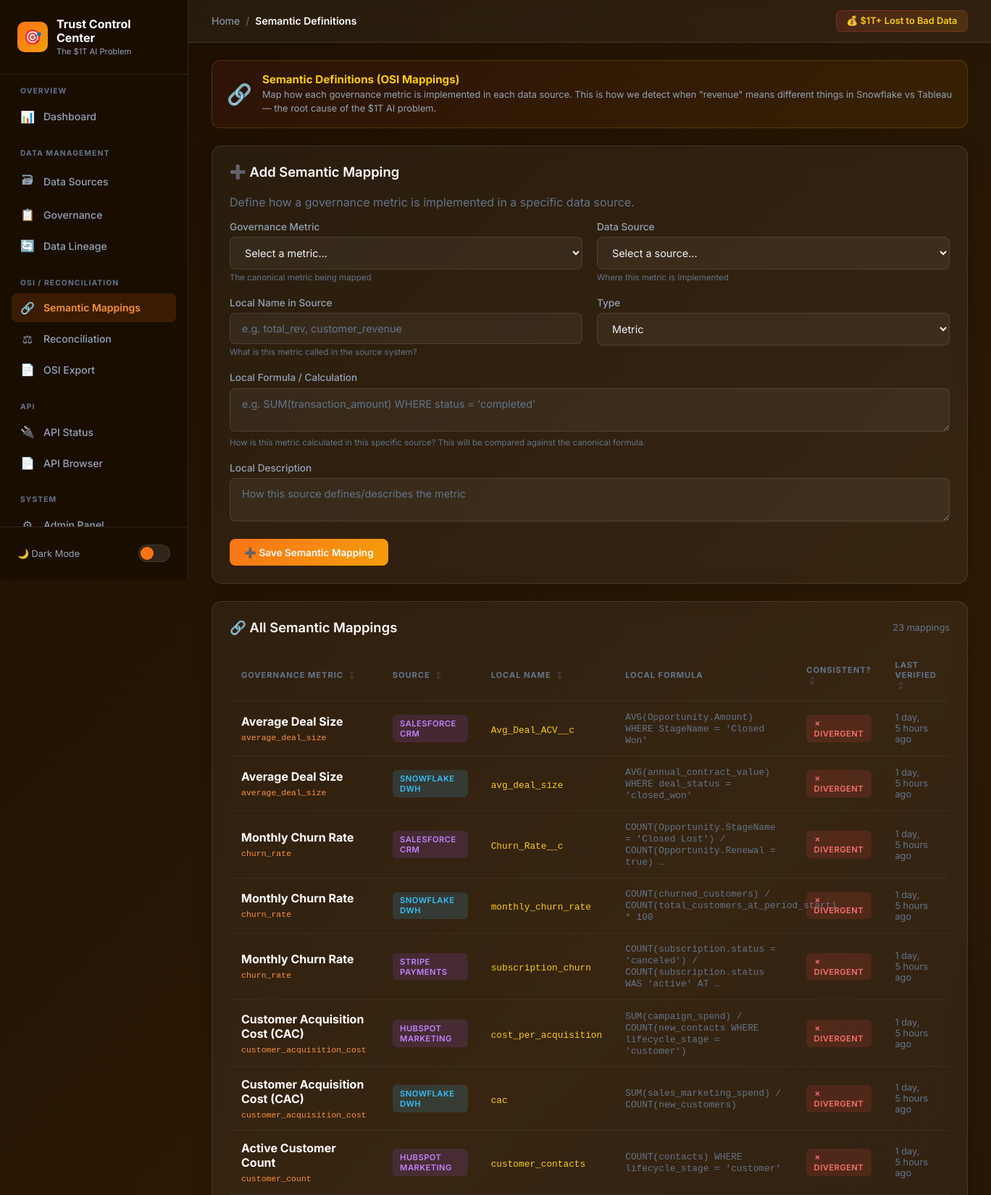
The page /semantic/ (upper part) on the database its author committed.
### core/models.py (models this page shows, shortened)
class SemanticDefinition(models.Model):
    DIMENSION_TYPES = [
        ('metric', 'Metric'),
        ('dimension', 'Dimension'),
        ('relationship', 'Relationship'),
    ]
    governance_metric = models.ForeignKey(
        GovernanceMetric, on_delete=models.CASCADE, related_name='semantic_definitions'
    )
    source = models.ForeignKey(
        DataSource, on_delete=models.CASCADE, related_name='semantic_definitions'
    )
    definition_type = models.CharField(max_length=20, choices=DIMENSION_TYPES, default='metric')
    local_name = models.CharField(
        max_length=200,
        help_text='Name of this metric/field in the source system (e.g. "total_rev" in Snowflake)'
    )
    local_formula = models.TextField(
        blank=True,
        help_text='How this metric is calculated in this specific source'
    )
    local_description = models.TextField(
        blank=True,
        help_text='How this source describes/defines the metric'
    )
    column_mapping = models.JSONField(
        default=dict, blank=True,
        help_text='Maps canonical column names to source-specific column names'
    )
    filters = models.JSONField(
        default=list, blank=True,
        help_text='Filters applied in this source (e.g. WHERE status=active)'
    )
    is_consistent = models.BooleanField(
        default=True,
        help_text='Whether this definition is consistent with the canonical governance metric'
    )
    consistency_notes = models.TextField(
        blank=True,
        help_text='Notes on any inconsistencies found'
    )
    last_verified = models.DateTimeField(null=True, blank=True)
    created_at = models.DateTimeField(auto_now_add=True)
    updated_at = models.DateTimeField(auto_now=True)
    class Meta:
        ordering = ['governance_metric__name', 'source__name']
        unique_together = ['governance_metric', 'source']

class GovernanceMetric(models.Model):
    name = models.CharField(max_length=200, unique=True)
    display_name = models.CharField(max_length=200)
    description = models.TextField()
    formula = models.TextField(blank=True, help_text='Canonical calculation formula (e.g. SUM(amount) WHERE status=completed)')
    data_type = models.CharField(max_length=50)
    category = models.CharField(max_length=100, blank=True)
    owner = models.CharField(max_length=200, blank=True)
    tags = models.JSONField(default=list, blank=True)
    is_active = models.BooleanField(default=True)
    created_at = models.DateTimeField(auto_now_add=True)
    updated_at = models.DateTimeField(auto_now=True)
    class Meta:
        ordering = ['name']

class DataSource(models.Model):
    SOURCE_TYPES = [
        ('snowflake', 'Snowflake'),
        ('tableau', 'Tableau'),
        ('database', 'Database'),
        ('api', 'API'),
        ('file', 'File'),
        ('other', 'Other'),
    ]
    name = models.CharField(max_length=200)
    source_type = models.CharField(max_length=50, choices=SOURCE_TYPES, default='other')
    connector = models.CharField(max_length=200, blank=True)
    description = models.TextField(blank=True)
    is_active = models.BooleanField(default=True)
    created_at = models.DateTimeField(auto_now_add=True)
    updated_at = models.DateTimeField(auto_now=True)
    class Meta:
        ordering = ['-created_at']

### core/views.py (the view, shortened to what this page needs)
# urls.py: path('semantic/', views.semantic_definitions, name='semantic_definitions'),
def semantic_definitions(request):
    definitions = SemanticDefinition.objects.select_related(
        'governance_metric', 'source'
    ).all()
    metrics = GovernanceMetric.objects.filter(is_active=True)
    sources = DataSource.objects.filter(is_active=True)
    context = {
        'definitions': definitions,
        'metrics': metrics,
        'sources': sources,
    }
    return render(request, 'semantic_definitions.html', context)

### templates/semantic_definitions.html (shortened to what this page needs)
{% extends 'base.html' %}
{% block breadcrumb %}
<span class="separator">/</span>
<span class="current">Semantic Definitions</span>
{% endblock %}
{% block content %}
<div class="problem-banner">
    <div class="icon">&#128279;</div>
    <div class="text">
        <h3>Semantic Definitions (OSI Mappings)</h3>
        <p>Map how each governance metric is implemented in each data source. This is how we detect when "revenue" means different things in Snowflake vs Tableau — the root cause of the $1T AI problem.</p>
    </div>
</div>
<div class="card">
    <div class="card-header">
        <h2>&#10133; Add Semantic Mapping</h2>
    </div>
    <p class="text-muted mb-2">Define how a governance metric is implemented in a specific data source.</p>
    <form method="post">
        <div class="grid-2">
            <div class="form-group">
                <label for="governance_metric">Governance Metric</label>
                <select id="governance_metric" name="governance_metric" required>
                    <option value="">Select a metric...</option>
                </select>
                <p class="form-hint">The canonical metric being mapped</p>
            </div>
            <div class="form-group">
                <label for="source">Data Source</label>
                <select id="source" name="source" required>
                    <option value="">Select a source...</option>
                </select>
                <p class="form-hint">Where this metric is implemented</p>
            </div>
        </div>
        <div class="grid-2">
            <div class="form-group">
                <label for="local_name">Local Name in Source</label>
                <input type="text" id="local_name" name="local_name" placeholder="e.g. total_rev, customer_revenue" required>
                <p class="form-hint">What is this metric called in the source system?</p>
            </div>
            <div class="form-group">
                <label for="definition_type">Type</label>
                <select id="definition_type" name="definition_type">
                    <option value="metric">Metric</option>
                </select>
            </div>
        </div>
        <div class="form-group">
            <label for="local_formula">Local Formula / Calculation</label>
            <textarea id="local_formula" name="local_formula" rows="2" placeholder="e.g. SUM(transaction_amount) WHERE status = 'completed'"></textarea>
            <p class="form-hint">How is this metric calculated in this specific source? This will be compared against the canonical formula.</p>
        </div>
        <div class="form-group">
            <label for="local_description">Local Description</label>
            <textarea id="local_description" name="local_description" rows="2" placeholder="How this source defines/describes the metric"></textarea>
        </div>
        <button type="submit" class="btn">&#10133; Save Semantic Mapping</button>
    </form>
</div>
<div class="card">
    <div class="card-header">
        <h2>&#128279; All Semantic Mappings</h2>
        <span class="text-muted text-sm">{{ definitions|length }} mappings</span>
    </div>
    {% if definitions %}
    <div class="table-wrapper">
        <table data-sortable>
            <thead>
                <tr>
                    <th data-sort>Governance Metric</th>
                    <th data-sort>Source</th>
                    <th data-sort>Local Name</th>
                    <th>Local Formula</th>
                    <th data-sort>Consistent?</th>
                    <th data-sort>Last Verified</th>
                </tr>
            </thead>
            <tbody>
                {% for defn in definitions %}
                <tr>
                    <td>
                        <div class="fw-bold text-white">{{ defn.governance_metric.display_name }}</div>
                        <code class="text-xs" style="color: var(--primary-light);">{{ defn.governance_metric.name }}</code>
                    </td>
                    <td>
                        <span class="badge badge-{% if defn.source.source_type == 'snowflake' %}snowflake{% elif defn.source.source_type == 'tableau' %}tableau{% else %}database{% endif %}">
                            {{ defn.source.name }}
                        </span>
                    </td>
                    <td>
                        <code class="text-sm" style="color: var(--warning-light);">{{ defn.local_name }}</code>
                    </td>
                    <td class="text-sm text-muted" style="max-width: 250px;">
                        {% if defn.local_formula %}
                        <code>{{ defn.local_formula|truncatewords:8 }}</code>
                        {% else %}
                        <span class="text-muted">--</span>
                        {% endif %}
                    </td>
                    <td>
                        {% if defn.is_consistent %}
                        <span class="badge badge-success">&#10003; Consistent</span>
                        {% else %}
                        <span class="badge badge-danger">&#10007; Divergent</span>
                        {% endif %}
                    </td>
                    <td class="text-muted text-sm">
                        {% if defn.last_verified %}
                        {{ defn.last_verified|timesince }} ago
                        {% else %}
                        Never
                        {% endif %}
                    </td>
                </tr>
                {% endfor %}
            </tbody>
        </table>
    </div>
    {% else %}
    <div class="empty-state">
        <div class="empty-icon">&#128279;</div>
        <h3>No semantic mappings yet</h3>
        <p>Add mappings above to define how each governance metric is implemented per source system.</p>
    </div>
    {% endif %}
</div>
{% endblock %}

### static/css/main.css (style rules this page uses)
:root { --primary: #f97316; --primary-dark: #ea580c; --primary-light: #fb923c; --secondary: #f59e0b; --success: #10b981; --success-light: #34d399; --warning: #eab308; --warning-light: #facc15; --danger: #ef4444; --danger-light: #f87171; --info: #06b6d4; --bg-body: linear-gradient(135deg, #1a0e00 0%, #2d1a05 50%, #1c1207 100%); --bg-sidebar: rgba(26, 14, 0, 0.95); --bg-card: rgba(255,255,255,0.05); --bg-card-hover: rgba(255,255,255,0.08); --bg-input: rgba(255,255,255,0.05); --border-color: rgba(255,255,255,0.1); --border-light: rgba(255,255,255,0.05); --text-primary: #f1f5f9; --text-secondary: #94a3b8; --text-muted: #64748b; --text-white: #ffffff; --shadow-card: 0 4px 24px rgba(0,0,0,0.2); --shadow-lg: 0 10px 40px rgba(0,0,0,0.3); --backdrop: blur(12px); }
*, *::before, *::after { margin: 0; padding: 0; box-sizing: border-box; }
html { scroll-behavior: smooth; }
body { font-family: 'Inter', -apple-system, BlinkMacSystemFont, 'Segoe UI', sans-serif; background: var(--bg-body); min-height: 100vh; color: var(--text-primary); display: flex; background-attachment: fixed; }
.breadcrumb .separator { color: var(--text-muted); }
.breadcrumb .current { color: var(--text-white); font-weight: 600; }
.card { background: var(--bg-card); backdrop-filter: var(--backdrop); border-radius: 14px; padding: 1.5rem; margin-bottom: 1.5rem; border: 1px solid var(--border-color); box-shadow: var(--shadow-card); transition: box-shadow 0.2s; }
.card-header { display: flex; justify-content: space-between; align-items: center; margin-bottom: 1.25rem; flex-wrap: wrap; gap: 0.75rem; }
.card h2 { font-size: 1.15rem; font-weight: 600; color: var(--text-white); }
.btn { display: inline-flex; align-items: center; gap: 0.5rem; padding: 0.65rem 1.25rem; background: linear-gradient(135deg, var(--primary) 0%, var(--secondary) 100%); color: #fff; text-decoration: none; border-radius: 8px; border: none; cursor: pointer; font-size: 0.85rem; font-weight: 600; transition: all 0.25s; font-family: inherit; }
.table-wrapper { overflow-x: auto; border-radius: 10px; }
table { width: 100%; border-collapse: collapse; }
th, td { padding: 0.85rem 1rem; text-align: left; border-bottom: 1px solid var(--border-light); }
th { font-size: 0.7rem; font-weight: 700; color: var(--text-muted); text-transform: uppercase; letter-spacing: 0.08em; cursor: pointer; user-select: none; position: relative; }
tr { transition: background 0.15s; }
.badge { display: inline-flex; align-items: center; gap: 0.2rem; padding: 0.3rem 0.65rem; border-radius: 6px; font-size: 0.7rem; font-weight: 600; text-transform: uppercase; letter-spacing: 0.04em; }
.badge-danger { background: rgba(239,68,68,0.15); color: #f87171; }
.badge-snowflake { background: rgba(56,189,248,0.15); color: #38bdf8; }
.badge-database { background: rgba(168,85,247,0.15); color: #c084fc; }
.form-group { margin-bottom: 1.25rem; }
.form-group label { display: block; margin-bottom: 0.4rem; font-weight: 500; color: var(--text-secondary); font-size: 0.85rem; }
.form-group input, .form-group textarea, .form-group select { width: 100%; padding: 0.75rem 1rem; background: var(--bg-input); border: 1px solid var(--border-color); border-radius: 8px; font-size: 0.9rem; color: var(--text-primary); font-family: inherit; transition: border-color 0.2s, box-shadow 0.2s; }
.form-group input::placeholder, .form-group textarea::placeholder { color: var(--text-muted); }
.form-hint { font-size: 0.72rem; color: var(--text-muted); margin-top: 0.25rem; }
.grid-2 { display: grid; grid-template-columns: repeat(2, 1fr); gap: 1.25rem; }
.problem-banner { background: linear-gradient(135deg, rgba(239,68,68,0.08) 0%, rgba(245,158,11,0.08) 100%); border: 1px solid rgba(245,158,11,0.2); border-radius: 12px; padding: 1rem 1.25rem; margin-bottom: 1.5rem; display: flex; align-items: center; gap: 0.875rem; }
.problem-banner .icon { font-size: 1.75rem; }
.problem-banner .text h3 { color: var(--warning-light); font-size: 0.95rem; margin-bottom: 0.15rem; }
.problem-banner .text p { color: var(--text-secondary); font-size: 0.8rem; line-height: 1.5; }
.text-muted { color: var(--text-muted); }
.text-white { color: var(--text-white); }
.text-sm { font-size: 0.8rem; }
.text-xs { font-size: 0.72rem; }
.fw-bold { font-weight: 700; }
.mb-2 { margin-bottom: 1rem; }

### rows shown on the page
SemanticDefinition: governance_metric.display_name "Average Deal Size", governance_metric.name "average_deal_size", source.name "SALESFORCE CRM", local_name "Avg_Deal_ACV__c", local_formula "AVG(Opportunity.Amount) WHERE StageName = 'Closed Won'", is_consistent "✗ DIVERGENT", last_verified "1 day, 5 hours"
SemanticDefinition: governance_metric.display_name "Average Deal Size", governance_metric.name "average_deal_size", source.name "SNOWFLAKE DWH", local_name "avg_deal_size", local_formula "AVG(annual_contract_value) WHERE deal_status = 'closed_won'", is_consistent "✗ DIVERGENT", last_verified "1 day, 5 hours"
SemanticDefinition: governance_metric.display_name "Monthly Churn Rate", governance_metric.name "churn_rate", source.name "SALESFORCE CRM", local_name "Churn_Rate__c", local_formula "COUNT(Opportunity.StageName = 'Closed Lost') / COUNT(Opportunity.Renewal = true) …", is_consistent "✗ DIVERGENT", last_verified "1 day, 5 hours"
SemanticDefinition: governance_metric.display_name "Monthly Churn Rate", governance_metric.name "churn_rate", source.name "SNOWFLAKE DWH", local_name "monthly_churn_rate", local_formula "COUNT(churned_customers) / COUNT(total_customers_at_period_start) * 100", is_consistent "✗ DIVERGENT", last_verified "1 day, 5 hours"
SemanticDefinition: governance_metric.display_name "Monthly Churn Rate", governance_metric.name "churn_rate", source.name "STRIPE PAYMENTS", local_name "subscription_churn", local_formula "COUNT(subscription.status = 'canceled') / COUNT(subscription.status WAS 'active' AT …", is_consistent "✗ DIVERGENT", last_verified "1 day, 5 hours"
SemanticDefinition: governance_metric.display_name "Customer Acquisition Cost (CAC)", governance_metric.name "customer_acquisition_cost", source.name "HUBSPOT MARKETING", local_name "cost_per_acquisition", local_formula "SUM(campaign_spend) / COUNT(new_contacts WHERE lifecycle_stage = 'customer')", is_consistent "✗ DIVERGENT", last_verified "1 day, 5 hours"
SemanticDefinition: governance_metric.display_name "Customer Acquisition Cost (CAC)", governance_metric.name "customer_acquisition_cost", source.name "SNOWFLAKE DWH", local_name "cac", local_formula "SUM(sales_marketing_spend) / COUNT(new_customers)", is_consistent "✗ DIVERGENT", last_verified "1 day, 5 hours"
SemanticDefinition: governance_metric.display_name "Active Customer Count", governance_metric.name "customer_count", source.name "HUBSPOT MARKETING", local_name "customer_contacts", local_formula "COUNT(contacts) WHERE lifecycle_stage = 'customer'", is_consistent "✗ DIVERGENT", last_verified "1 day, 5 hours"

### other values the page prints
{{ definitions|length }} "23"
